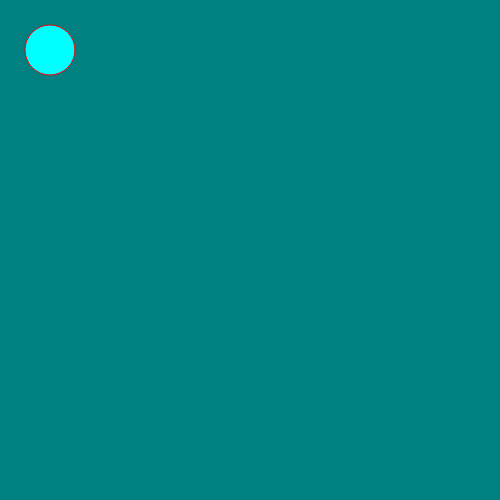
Frame 1 (no input)
Frame 60 (no input): identical to frame 1, image omitted
Frame 120 (the mouse pressed at the canvas centre since frame 60): identical to frame 1, image omitted

The p5.js sketch that drew this single still picture (run headless with seeded random() and noise() and a simulated clock; from frame 60 on, the mouse is pressed at the canvas centre):

// p5.js sketch
// ── sketch.js
function setup() {
  // put setup code here

  createCanvas(500,500);

  background("green");
  background("LemonChiffon");
  background(127); //medium gray color. gray scale goes from 0-255
  background(127);
  background(0); //black
  background(255); //white
  background(0, 127); //black with a 127 or 50% opacity
  background("#FFFACD");
  background(255,0,0); //red
  background(0,255,0); //green RGB
  background(0,0,255); //blue
  background(0,128,128); //teal

  fill("cyan");
  stroke(255,0,0);
  ellipse(50,50,50,50);

  
}

function draw() {
  // put drawing code here
}
